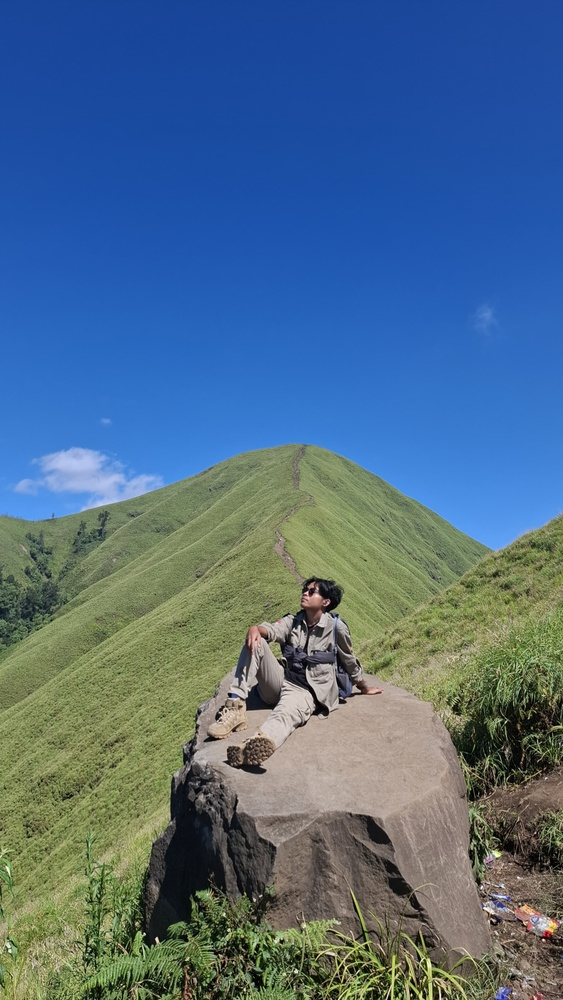
#> input picture WhatsApp Image 2025-07-08 at 19.12.32_2506c08f.jpg, 563 x 1000 px, shrunk from 2296 x 4080 before the run, given in place of female.tiff, which was not available
$ jupyter execute Week3_12.ipynb   (text cells are left out)
#> lines starting #> are read from the running program, lines starting #| are printed output that depends on the picture; pictures that were not available may be replaced by others from this repository, and a replacement may not be noted
[cell 1]
from google.colab import drive
drive.mount('/content/drive')

[cell 2]
import cv2 as cv
import numpy as np
from google.colab.patches import cv2_imshow

print(' Mengubah tingkat kecerahan citra ')
print('-------------------------------')
try:
    brightness = int(input('Masukkan nilai kecerahan: '))
#> the answer given: 3
except ValueError:
    print('Error, not a number')

original = cv.imread('/content/drive/MyDrive/images/female.tiff')
#> original is the input picture: shape (1000, 563, 3); mean B, G, R 134.6, 107.8, 79.3
brightness_image = np.zeros(original.shape, original.dtype)

# akses per piksel
for y in range(original.shape[0]):
    for x in range(original.shape[1]):
        for c in range(original.shape[2]):
            brightness_image[y, x, c] = np.clip(original[y, x, c] + brightness, 0, 255)

# cara simple tanpa for loop
# brightness_image = cv.convertScaleAbs(original, beta=brightness)

final_frame = cv.hconcat((original, brightness_image))
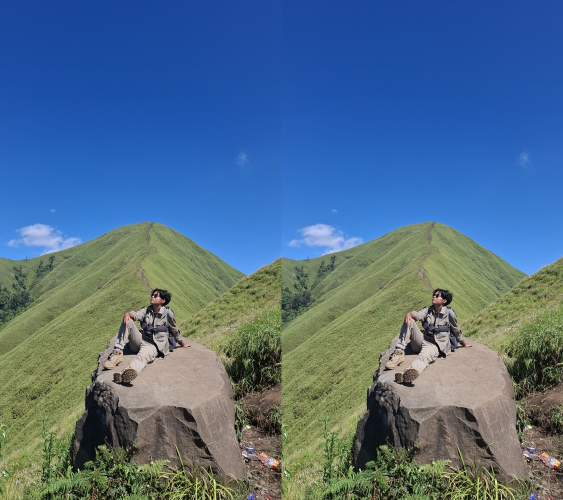
#> final_frame: shape (1000, 1126, 3) (shown at 1/2 size); mean B, G, R 136.1, 109.3, 80.8
cv2_imshow(final_frame)

[cell 3]
import cv2 as cv
import numpy as np
from google.colab.patches import cv2_imshow

img = cv.imread('/content/drive/MyDrive/images/KTM_lama.jpg')
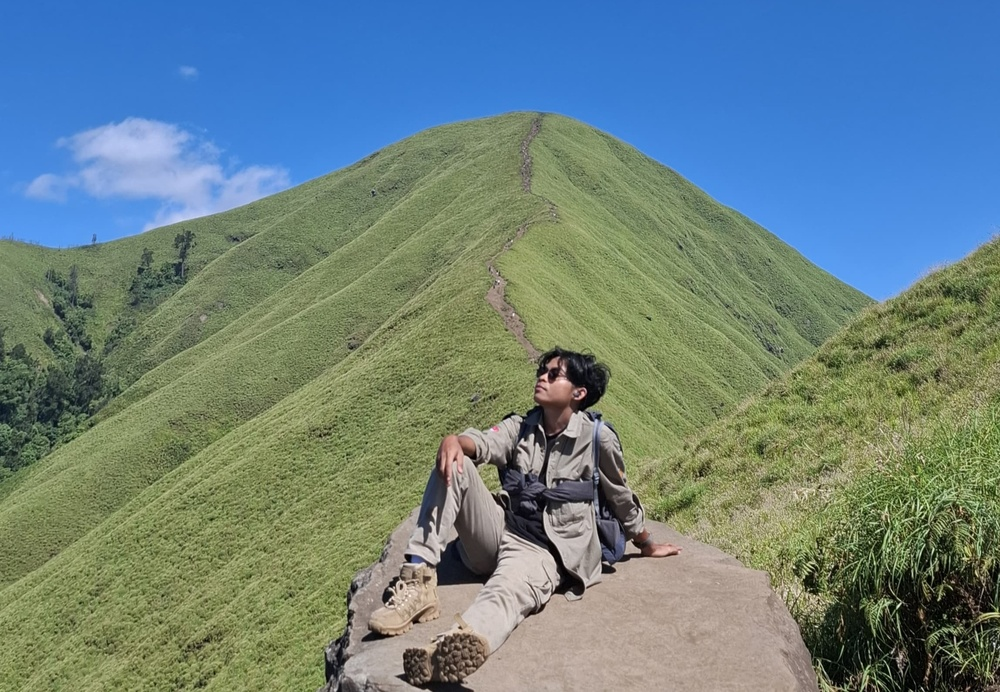
#> input picture mysefl.jpg, 1000 x 692 px, shrunk from 2296 x 1589 before the run, given in place of KTM_lama.jpg, which was not available
#> img is the input picture: shape (692, 1000, 3); mean B, G, R 129.5, 130.3, 108.2

inverse_img = 255 - img
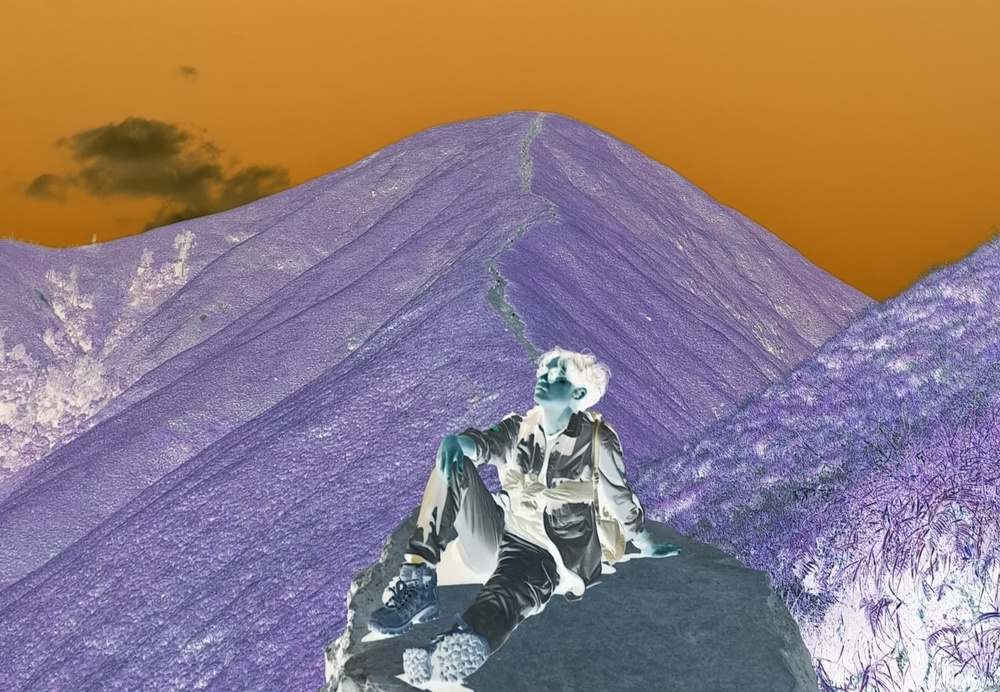
#> inverse_img: shape (692, 1000, 3); mean B, G, R 125.5, 124.7, 146.8

final_frame = cv.hconcat([img, inverse_img])
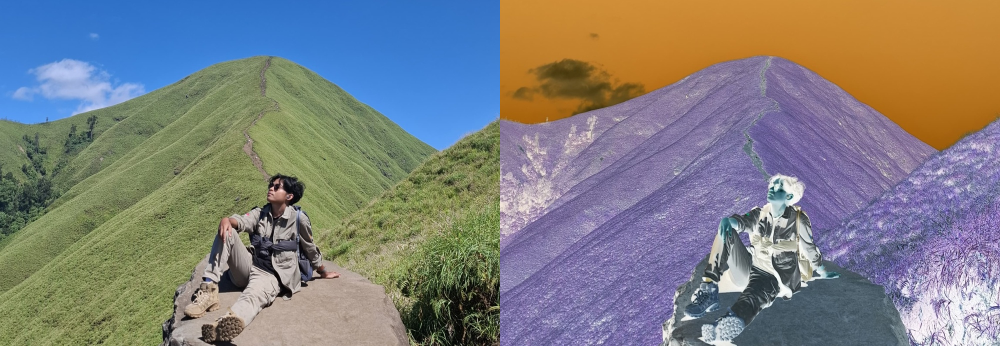
#> final_frame: shape (692, 2000, 3) (shown at 1/2 size); mean B, G, R 127.5, 127.5, 127.5

cv2_imshow(final_frame)
cv.waitKey(0)
cv.destroyAllWindows()

[cell 4]
import cv2 as cv
import numpy as np
from google.colab.patches import cv2_imshow

print(" Mengubah kontras dan tingkat kecerahan citra ")
print("---------------------------------------------")

brightness = int(input("Masukkan tingkat kecerahan [-255 - 255]: "))
#> the answer given: 3
contrast = float(input("Masukkan kontras [1.0 - 3.0]: "))
#> the answer given: 1

img = cv.imread('/content/drive/MyDrive/images/female.tiff')

new_img = cv.convertScaleAbs(img, alpha=contrast, beta=brightness)

final_frame = cv.hconcat([img, new_img])

cv2_imshow(final_frame)
cv.waitKey(0)
cv.destroyAllWindows()

[cell 5]
import cv2 as cv
import numpy as np
from google.colab.patches import cv2_imshow

print(" Mengubah kecerahan citra dengan Transformasi Log ")
print("-------------------------------------------------")

c = int(input("Masukkan nilai kecerahan: "))
#> the answer given: 3

img = cv.imread('/content/drive/MyDrive/images/female.tiff')
img = img.astype(np.float32)
#> img: shape (1000, 563, 3) float32

log_transformed = c * np.log(1 + img)
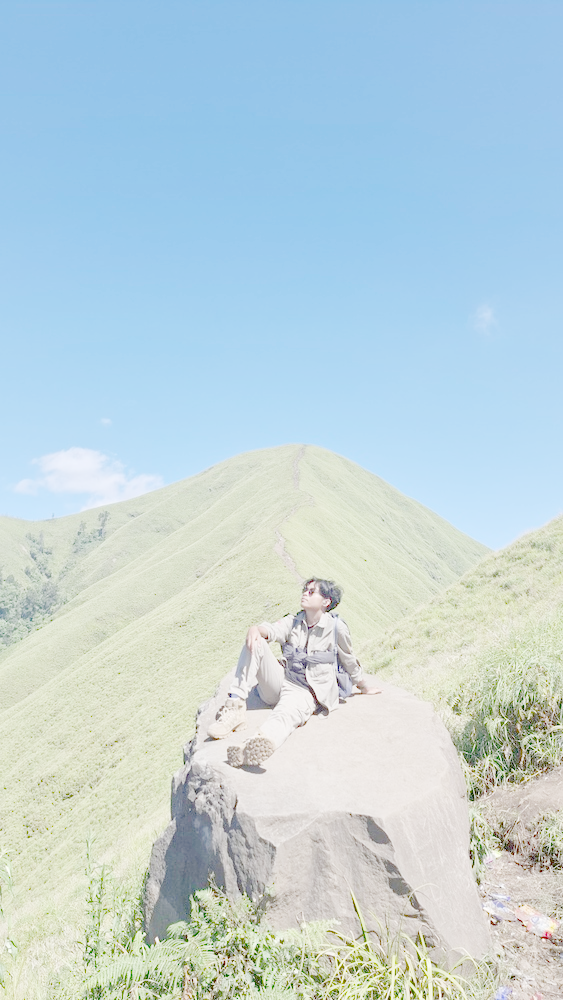
#> log_transformed: shape (1000, 563, 3) float32; mean B, G, R 14.28, 13.83, 12.44; drawn with min black and max white

log_transformed = np.uint8(cv.normalize(log_transformed, None, 0, 255, cv.NORM_MINMAX))

final_frame = cv.hconcat([np.uint8(img), log_transformed])
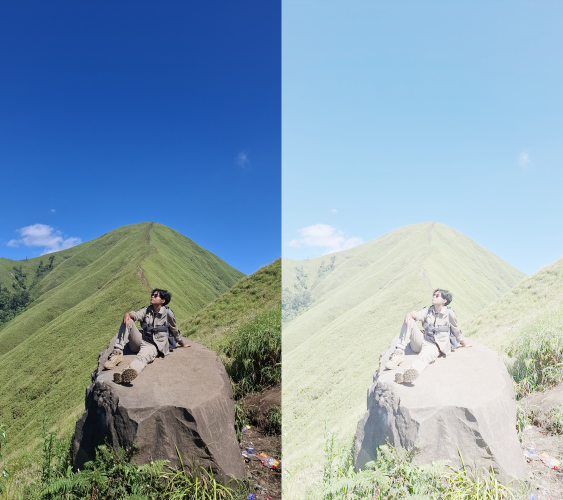
#> final_frame: shape (1000, 1126, 3) (shown at 1/2 size); mean B, G, R 176.4, 159.6, 134.7

cv2_imshow(final_frame)
cv.waitKey(0)
cv.destroyAllWindows()
